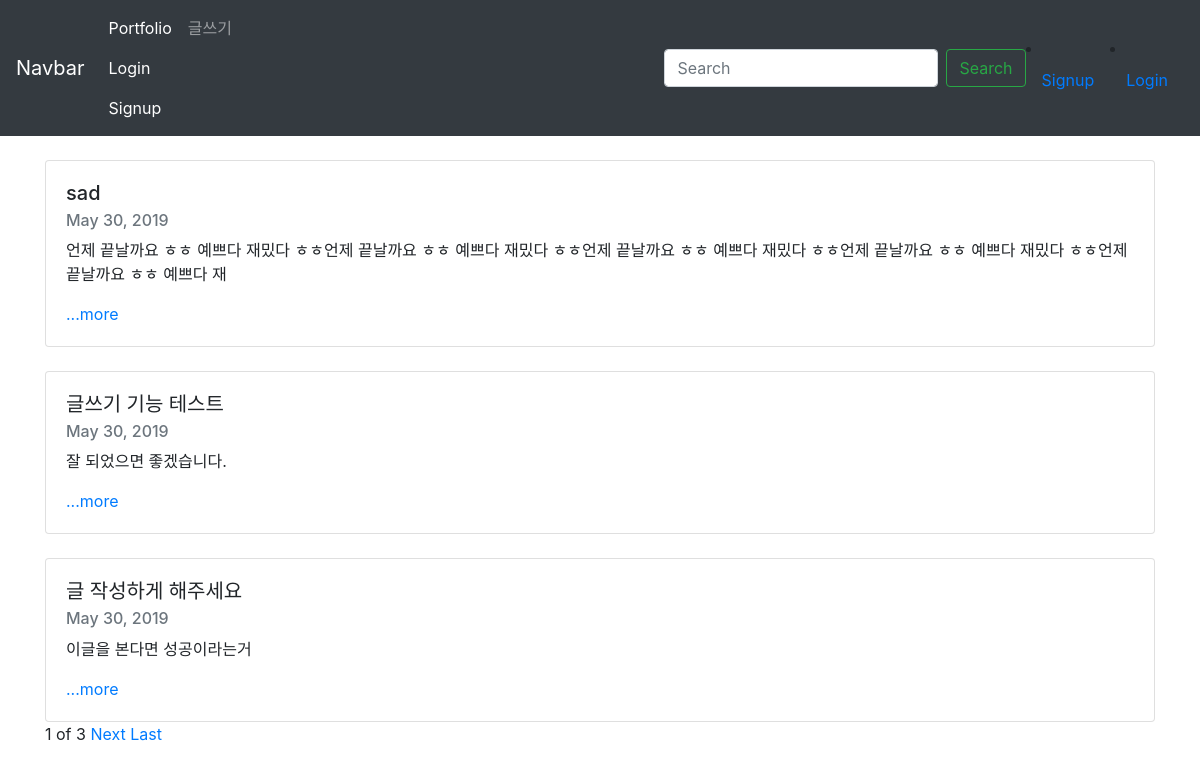
The page / on the database its author committed.
### blogapp/models.py (models this page shows, shortened)
class Blog(models.Model):
    title = models.CharField(max_length=200)
    pub_date = models.DateField('date published')
    body = models.TextField()
    def summary(self):
        return self.body[:100]

### blogapp/views.py (the view)
# urls.py: 2. Add a URL to urlpatterns:  path('', views.home, name='home')
def home(request):
    blogs = Blog.objects
    blog_list=Blog.objects.all()
    paginator = Paginator(blog_list,3)
    page = request.GET.get('page')
    posts = paginator.get_page(page)
    return render(request,'home.html', {'blogs':blogs,'posts':posts})

### blogapp/templates/home.html (shortened to what this page needs)
{% extends 'base.html' %}
{% block content %}
{% for blog in posts %}
<br>
<div class="card">
    <div class="card-body">
        <h5 class="card-title">{{blog.title}}</h5>
        <h6 class="card-subtitle mb-2 text-muted">{{blog.pub_date}}</h6>
        <p class="card-text">{{blog.summary}}</p>
        <a href="{% url 'detail' blog.id %}" class="card-link">...more</a>
    </div>
</div>
{%endfor%}
<span>{{posts.number}}</span>
<span>of</span>
<span>{{posts.paginator.num_pages}}</span>
{%if posts.has_next%}
<a href="?page={{posts.next_page_number}}">Next</a>
<a href="?page={{posts.paginator.num_pages}}">Last</a>
{%endif%}
{% endblock %}

### rows shown on the page
Blog: title "sad", pub_date "May 30, 2019", summary "언제 끝날까요 ㅎㅎ 예쁘다 재밌다 ㅎㅎ언제 끝날까요 ㅎㅎ 예쁘다 재밌다 ㅎㅎ언제 끝날까요 ㅎㅎ 예쁘다 재밌다 ㅎㅎ언제 끝날까요 ㅎㅎ 예쁘다 재밌다 ㅎㅎ언제 끝날까요 ㅎㅎ 예쁘다 재"
Blog: title "글쓰기 기능 테스트", pub_date "May 30, 2019", summary "잘 되었으면 좋겠습니다."
Blog: title "글 작성하게 해주세요", pub_date "May 30, 2019", summary "이글을 본다면 성공이라는거"

### other values the page prints
{{ posts.number }} "1"
{{ posts.paginator.num_pages }} "3"
